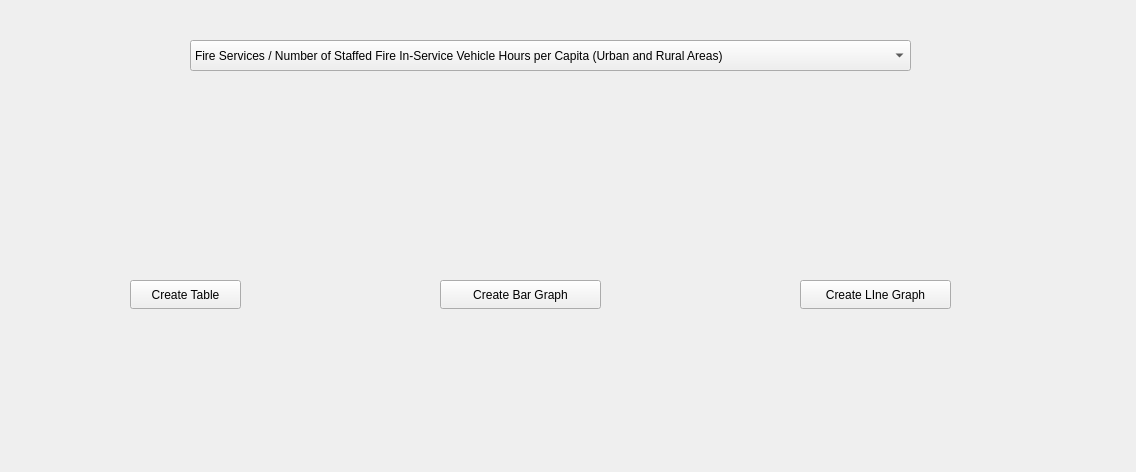
<?xml version="1.0" encoding="UTF-8"?>
<ui version="4.0">
 <class>Start</class>
 <widget class="QMainWindow" name="Start">
  <property name="geometry">
   <rect>
    <x>0</x>
    <y>0</y>
    <width>1136</width>
    <height>472</height>
   </rect>
  </property>
  <property name="windowTitle">
   <string>MainWindow</string>
  </property>
  <widget class="QWidget" name="centralWidget">
   <widget class="QComboBox" name="comboBox">
    <property name="geometry">
     <rect>
      <x>190</x>
      <y>40</y>
      <width>721</width>
      <height>31</height>
     </rect>
    </property>
    <item>
     <property name="text">
      <string>Fire Services / Number of Staffed Fire In-Service Vehicle Hours per Capita (Urban and Rural Areas)</string>
     </property>
    </item>
    <item>
     <property name="text">
      <string>Fire Services / Number of Residential Structure Fires with Losses per 1000 Households (Urban and Rural Areas)</string>
     </property>
    </item>
    <item>
     <property name="text">
      <string>Fire Services / Station Notification Response Time (Urban and Rural Areas)</string>
     </property>
    </item>
    <item>
     <property name="text">
      <string>Fire Services / Fire Operating Cost per Staffed In-Service Vehicle Hour (Urban and Rural Areas)</string>
     </property>
    </item>
    <item>
     <property name="text">
      <string>Fire Services / Number of Injuries and Fatalities as a Result of Fires (Urban and Rural Areas)</string>
     </property>
    </item>
    <item>
     <property name="text">
      <string>Library Services / Annual Number of Library Service Hours per Capita</string>
     </property>
    </item>
    <item>
     <property name="text">
      <string>Library Services / Number of Library Holdings per Capita</string>
     </property>
    </item>
    <item>
     <property name="text">
      <string>Library Services / Library Use per Person (Electronic and Non-Electronic)</string>
     </property>
    </item>
    <item>
     <property name="text">
      <string>Library Services / Average Number of Time in Year Circulating Items are Borrowed</string>
     </property>
    </item>
    <item>
     <property name="text">
      <string>Library Services / Library Operating Cost per Use</string>
     </property>
    </item>
    <item>
     <property name="text">
      <string>Parks Services / All Parkland in Municipality as a Percent of Total Area of Municipality</string>
     </property>
    </item>
    <item>
     <property name="text">
      <string>Parks Services / Amount of Parkland Available Per Resident (Natural, Maintained, Total)</string>
     </property>
    </item>
    <item>
     <property name="text">
      <string>Parks Services / Operating Cost per Hectare (Maintained and Natural Parkland Combined)</string>
     </property>
    </item>
    <item>
     <property name="text">
      <string>Police Services / Number of Total Police Staff (Officers and Civilians) per 100,000 Population</string>
     </property>
    </item>
    <item>
     <property name="text">
      <string>Police Services / Reported Number of Total (Non-Traffic) Criminal Code Incidents per 100,000 Population</string>
     </property>
    </item>
    <item>
     <property name="text">
      <string>Police Services / Total Crime Severity Index</string>
     </property>
    </item>
    <item>
     <property name="text">
      <string>Police Services / Reported Number of Violent - Criminal Code Incidents per 100,000 Population</string>
     </property>
    </item>
    <item>
     <property name="text">
      <string>Police Services / Violent Crime Severity Index</string>
     </property>
    </item>
    <item>
     <property name="text">
      <string>Police Services / Clearance Rate - Violent Crime</string>
     </property>
    </item>
    <item>
     <property name="text">
      <string>Police Services / Number of Criminal Code Incidents (Non-Traffic) per Police Officer</string>
     </property>
    </item>
    <item>
     <property name="text">
      <string>Waste Management Services / Tonnes of all Material Collected per Household (Residential)</string>
     </property>
    </item>
    <item>
     <property name="text">
      <string>Waste Management Services / Operating Costs for Garbage Collection per Tonne (Residential)</string>
     </property>
    </item>
    <item>
     <property name="text">
      <string>Waste Management Services / Tonnes of Solid Waste Disposed per Household (Residential)</string>
     </property>
    </item>
    <item>
     <property name="text">
      <string>Waste Management Services / Operating Costs for Solid Waste Disposal per Tonne (All Streams)</string>
     </property>
    </item>
    <item>
     <property name="text">
      <string>Waste Management Services / Tonnes Solid Waste Divereted per Household (Residential)</string>
     </property>
    </item>
    <item>
     <property name="text">
      <string>Waste Management Services / Operating Costs for Solid Waste Disposal per Tonne (Residential)</string>
     </property>
    </item>
    <item>
     <property name="text">
      <string>Waste Management Services / Percentage of Solid Waste Diverted (Residential)</string>
     </property>
    </item>
    <item>
     <property name="text">
      <string>Water Services / Megalitres of Treated Water per 100,000 Population</string>
     </property>
    </item>
    <item>
     <property name="text">
      <string>Water Services / Average Age of Infrastructure and Population Density of Serviced Community</string>
     </property>
    </item>
    <item>
     <property name="text">
      <string>Water Services / Number of Water Main Breaks per 100Km of Water Distribution Pipe (excluding Service Connections and Hydrant Leads)</string>
     </property>
    </item>
    <item>
     <property name="text">
      <string>Water Services / Operating Cost for the Distribution/Transmission of Drinking Water per Km of Water Distribution Pipe</string>
     </property>
    </item>
    <item>
     <property name="text">
      <string>Water Services / Operating Cost for the Treatment of Drinking Water per Megalitre of Drinking Water Treated</string>
     </property>
    </item>
   </widget>
   <widget class="QPushButton" name="pushButton">
    <property name="geometry">
     <rect>
      <x>130</x>
      <y>280</y>
      <width>111</width>
      <height>29</height>
     </rect>
    </property>
    <property name="text">
     <string>Create Table</string>
    </property>
   </widget>
   <widget class="QPushButton" name="pushButton_2">
    <property name="geometry">
     <rect>
      <x>440</x>
      <y>280</y>
      <width>161</width>
      <height>29</height>
     </rect>
    </property>
    <property name="text">
     <string>Create Bar Graph</string>
    </property>
   </widget>
   <widget class="QPushButton" name="pushButton_3">
    <property name="geometry">
     <rect>
      <x>800</x>
      <y>280</y>
      <width>151</width>
      <height>29</height>
     </rect>
    </property>
    <property name="text">
     <string>Create LIne Graph</string>
    </property>
   </widget>
  </widget>
 </widget>
 <layoutdefault spacing="6" margin="11"/>
 <resources/>
 <connections/>
</ui>
